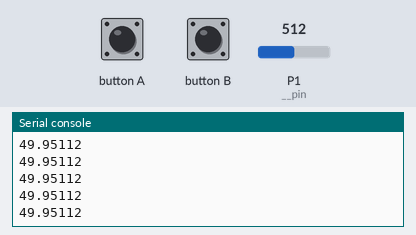
This program was run on a simulated BBC micro:bit running MicroPython. Parts: the last lines printed to the serial console. Inputs (shaded band) come from the test bench; at power-on: P1 (__pin) = 512 (analog values on the 0–1023 scale).

Above: at 1.2 s.
1.3 s: P1 (__pin) set to 716
At 2.1 s:
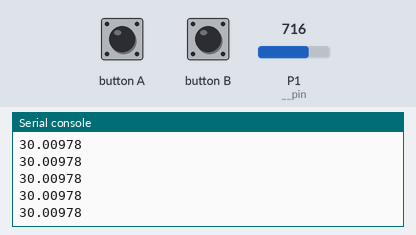
2.8 s: P1 (__pin) set to 900
At 3.4 s:
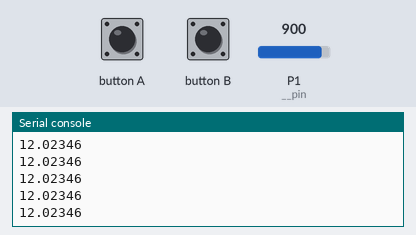
Timing chart, 0 to 4.9 s (numbered marks = the images above; inputs shaded):
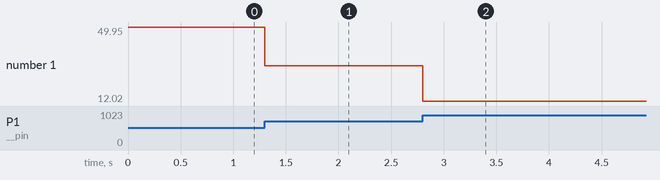

The program:

soilhumidity.py
```python
from microbit import *
from enum import *


class SOILHUMIDITY(object):
    """基本描述

    土壤湿度传感器，返回0-100百分比

    Args:
        RJ_pin (pin): 连接端口

    Returns:
        value: 水分含量百分比
    """
    def __init__(self, RJ_pin):
        if RJ_pin == J1:
            self.__pin = pin1
        elif RJ_pin == J2:
            self.__pin = pin2

    def get_soilhumidity(self):
        """基本描述

        读取土壤含水量

        Returns:
            value: 含水量百分比
        """
        __value = self.__pin.read_analog()
        value = ((__value - 0) * (100 - 0)) / (1023 - 0) + 0
        return 100-value


if __name__ == "__main__":
    s = SOILHUMIDITY(J1)
    while True:
        print(s.get_soilhumidity())
```

enum.py
```python
from microbit import *

J1 = pin8
J2 = pin12
J3 = pin14
J4 = pin16
```

Measured:
- after the input at 1.3 s, the serial console: prints a new line at once (image 1)
- after the input at 2.8 s, the serial console: prints a new line at once (image 2)
- plotted number 1: 49.95 → 30.01 after the input at 1.3 s, 30.01 → 12.02 after the input at 2.8 s
